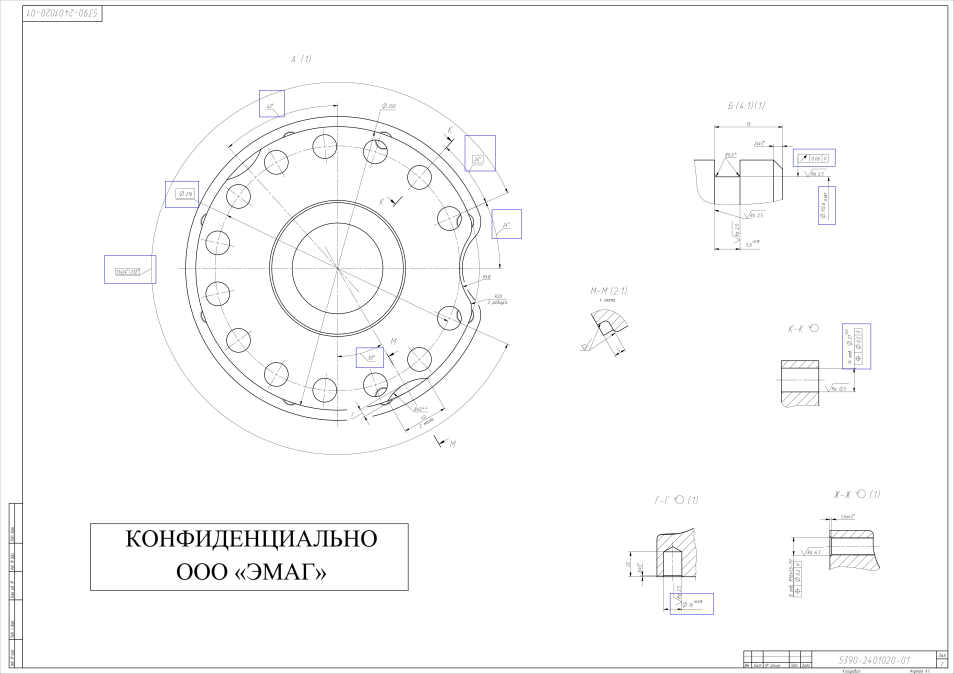
#> input picture finetune/labeling/train/10-2_page_4_png.rf.u7UyacjT1qJ2Rcuj33dO.jpg, 4768 x 3368 px (shown at 1/5 size)
$ python -i gen_real_augment_preview.py   (imports and definitions only)
#> lines starting #> are read from the running program, lines starting #| are printed output that depends on the picture
#> further down, picture is the input picture: PIL image 4768x3368 RGB; mean R, G, B 250.6, 250.6, 250.8
"""
실라벨 이미지 기반 증강 프리뷰 (text-swap + 회전 + 포토메트릭)
================================================================
1번 증강(실라벨 15장에 증강 적용) — ###ZONE:DRAWING### 태그로 구분된
도면영역(drawing_items)에서만 text-swap 대상 뽑음. 메타데이터(타이틀
블록)는 이미 인식 잘 되는 영역이라 증강 대상에서 제외([[zone_utils]]).

이번 실행: 15장 중 2장 랜덤으로 뽑아 시험 — 스케일업 전 검증용.

text-swap: 원본 crop에서 글자 지우고(흰색 채움) 같은 카테고리의
새 텍스트를 비슷한 크기로 다시 그림 — 실제 배경/레이아웃은 유지한
채 내용만 다양화(예전에 합의한 SynthText 스타일 기법).
원근증강은 제외(사용자 확인: 실제 각도사진 없음 -> 근거없는 왜곡).

출력: finetune/real_augment_preview/preview.png
"""

import json
import random
import re
from pathlib import Path
from PIL import Image, ImageDraw, ImageFont, ImageFilter, ImageEnhance

from zone_utils import split_zone
from gen_line_noise_rec import draw_through_line, draw_stub

# [1 line not run here, left out]

LABEL_FILE = Path('finetune/labeling/train/Label.txt')
IMG_DIR = Path('finetune/labeling/train')
OUT_DIR = Path('finetune/real_augment_preview')

FONT_PATHS = [r'C:\Windows\Fonts\arial.ttf', r'C:\Windows\Fonts\calibri.ttf']
SEGUISYM = r'C:\Windows\Fonts\seguisym.ttf'
SEGUISYM_ONLY = set('⏤⏥⌭∥⊥▽⌀∅①②③④⑤⑥Ⓐ↧')
DATUM_LETTERS = list('ABCDEF')
CIRCLED = list('①②③④⑤⑥')


# [4 lines left out: function get_font, not called in this run]


# (판별 정규식, swap 함수) 순서대로 검사 — 먼저 매치되는 카테고리로 처리.
# 매치 안 되면 스킵(제네릭 영어 텍스트/타이틀블록 문구 등은 대상 아님).
def _rand_num(lo=1, hi=200):
    return str(random.randint(lo, hi))


# [33 lines left out: functions _rand_decimal_like, _swap_tolerance, _normalize_diam, not called in this run]


CATEGORIES = [
    (re.compile(r'^\d+x[øØΦφ]\d+$|^\d+-[øØΦφ]\d+$'),
     lambda t: re.sub(r'\d+', lambda m: _rand_num(2, 30), _normalize_diam(t), count=2)),
    (re.compile(r'^[øØΦφ]\d+([.,]\d+)?( H\d)?$'),
     lambda t: re.sub(r'\d+([.,]\d+)?', lambda m: _rand_num(1, 200), _normalize_diam(t), count=1)),
    (re.compile(r'^R\d+( REF)?$'),
     lambda t: f'R{_rand_num(1, 99)}' + (' REF' if t.endswith('REF') else '')),
    (re.compile(r'^\d+ REF$'), lambda t: f'{_rand_num(1, 99)} REF'),
    (re.compile(r'^M\d+(x[\d.]+)?$'),
     lambda t: re.sub(r'^M\d+', f'M{random.choice([3,4,5,6,8,10,12])}', t)),
    (re.compile(r'±'), _swap_tolerance),
    (re.compile(r'^\d+[.,]\d+$'), _rand_decimal_like),
    # 단순 정수만 있는 패턴은 실측 baseline이 이미 거의 100%라 증강 대상에서 제외
    # (사용자 확인: "단순 숫자만 있는건 학습할 이유가 없어"). 기호 붙은 패턴들에
    # 슬롯을 몰아주려고 의도적으로 뺌 — 위쪽 카테고리(ø/R/M/±/데시멀 등)에서
    # 이미 잡히지 않은 순수 정수(예: '35', '50')는 스왑 대상에서 제외됨.
    (re.compile(r'^\d+/\d+$'), lambda t: f'{random.randint(1,63)}/{random.choice([4,8,16,32,64])}'),
    (re.compile(r'^\d+°$|^\d+\.\d+°$'), lambda t: f'{_rand_num(1, 90)}°'),
    (re.compile(r'^\d+:\d+$'), lambda t: f'{random.randint(1,5)}:{random.randint(1,5)}'),
    (re.compile(r'^[A-F]$'), lambda t: random.choice(DATUM_LETTERS)),
    (re.compile(r'^[①②③④⑤⑥]$'), lambda t: random.choice(CIRCLED)),
    (re.compile(r'^CH \d+$'), lambda t: f'CH {_rand_num(1, 20)}'),
    (re.compile(r'^\(\d+[.,]?\d*\)$'), lambda t: f'({_rand_num(1, 200)})'),
]


# [68 lines left out: functions swap_text, add_adjacent_fragment, erase_and_redraw, not called in this run]


def apply_rotation_photometric(img):
    """회전(스캔기울기~완전회전 섞음) + 포토메트릭(밝기/대비/블러) 적용."""
    angle = random.choices([None, 90, 270], weights=[0.4, 0.3, 0.3])[0]
    if angle is None:
        angle = random.uniform(-6, 6)
    rotated = img.rotate(angle, expand=True, fillcolor=(255, 255, 255), resample=Image.BICUBIC)
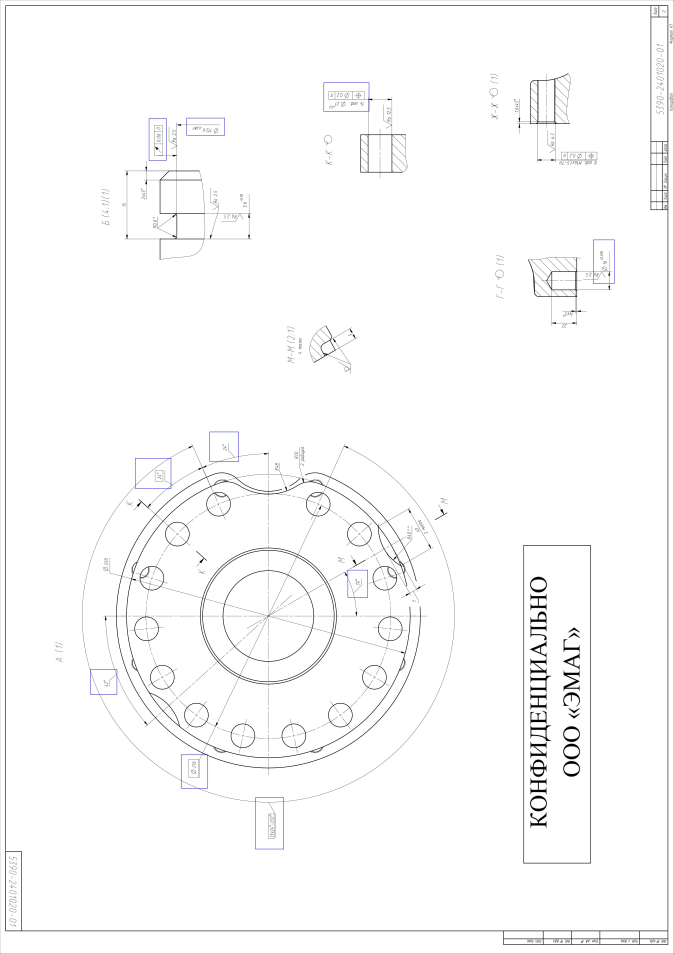
#> rotated: PIL image 3368x4768 RGB (shown at 1/5 size); mean R, G, B 250.6, 250.6, 250.8

    if random.random() < 0.5:
        rotated = rotated.filter(ImageFilter.GaussianBlur(radius=random.uniform(0.3, 1.0)))
    rotated = ImageEnhance.Brightness(rotated).enhance(random.uniform(0.85, 1.15))
    rotated = ImageEnhance.Contrast(rotated).enhance(random.uniform(0.85, 1.2))
    return rotated, angle


# [62 lines left out: functions get_bbox, main, not called in this run]


# [2 lines not run here, left out]

>>> from PIL import Image
>>> picture = Image.open('labeling/train/10-2_page_4_png.rf.u7UyacjT1qJ2Rcuj33dO.jpg')
>>> result = apply_rotation_photometric(picture)

$ run again, on finetune/labeling/train/Slide8_PNG_jpg.rf.dNMpv3FaJC48xE285lgS.jpg
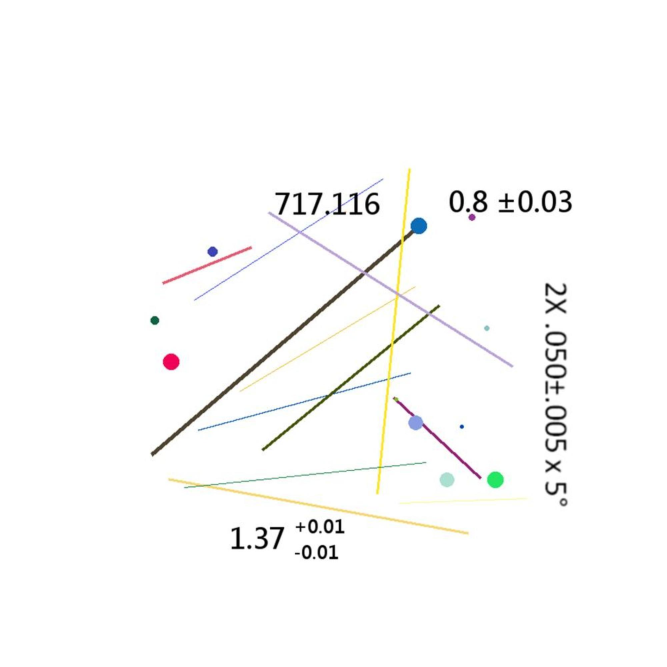
#> input picture finetune/labeling/train/Slide8_PNG_jpg.rf.dNMpv3FaJC48xE285lgS.jpg, 2000 x 2000 px (shown at 1/3 size)
#> picture is the input picture: PIL image 2000x2000 RGB; mean R, G, B 251.1, 251, 250.4
#> in apply_rotation_photometric, `rotated = img.rotate(angle, expand=True, fillcolor=(255, 255, 255), re..`:
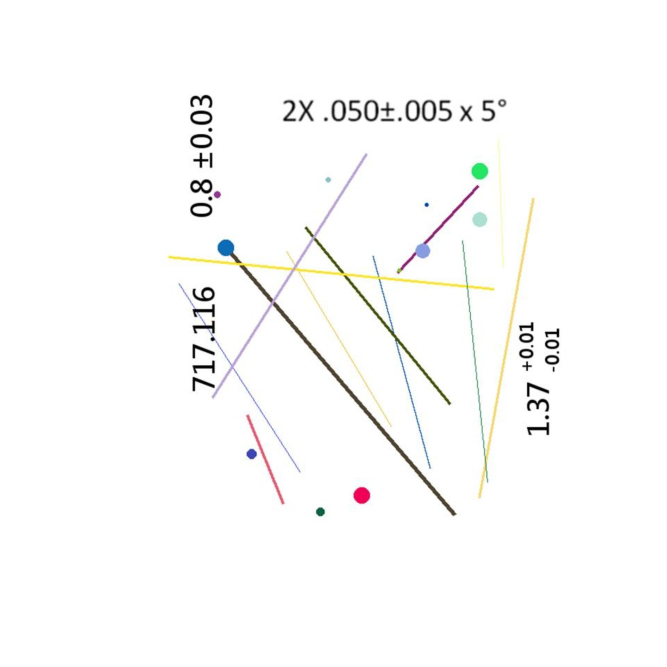
#> rotated: PIL image 2000x2000 RGB (shown at 1/3 size); mean R, G, B 251.1, 251, 250.4

$ run again, on finetune/labeling/train/UVW_0001_page_12_png.rf.66yjwBzbJIntBtA2ElX2.jpg
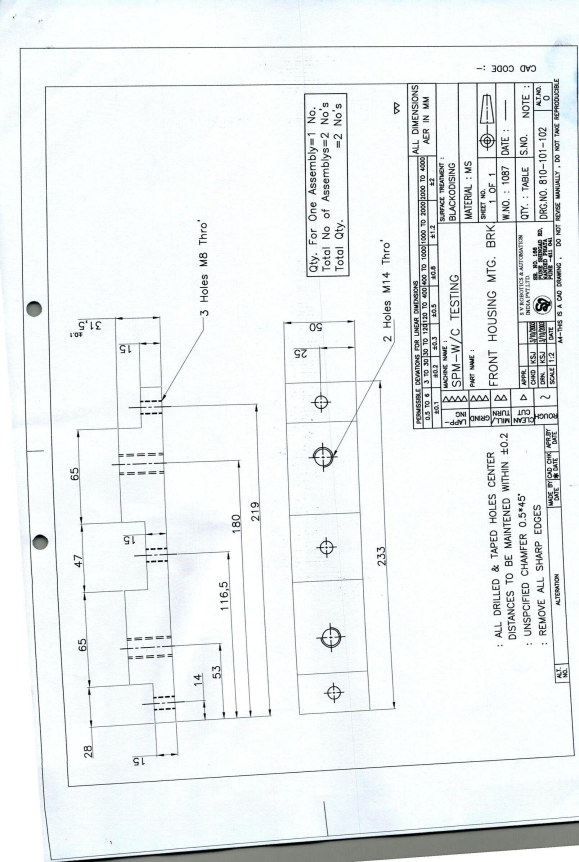
#> input picture finetune/labeling/train/UVW_0001_page_12_png.rf.66yjwBzbJIntBtA2ElX2.jpg, 1737 x 2586 px (shown at 1/3 size)
#> picture is the input picture: PIL image 1737x2586 RGB; mean R, G, B 236.5, 240.2, 240.7
#> in apply_rotation_photometric, `rotated = img.rotate(angle, expand=True, fillcolor=(255, 255, 255), re..`:
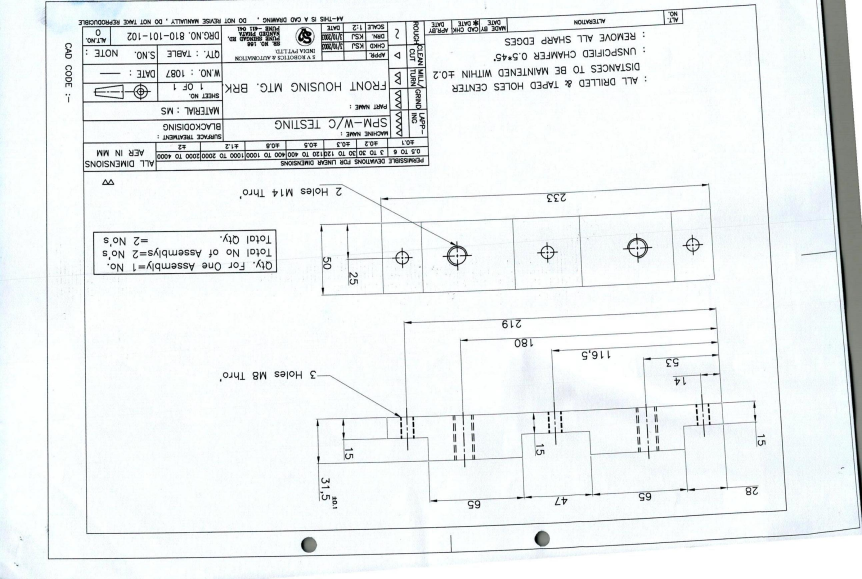
#> rotated: PIL image 2586x1737 RGB (shown at 1/3 size); mean R, G, B 236.5, 240.2, 240.7
#> in apply_rotation_photometric, `rotated = ImageEnhance.Brightness(rotated).enhance(random.uniform(0.85..`:
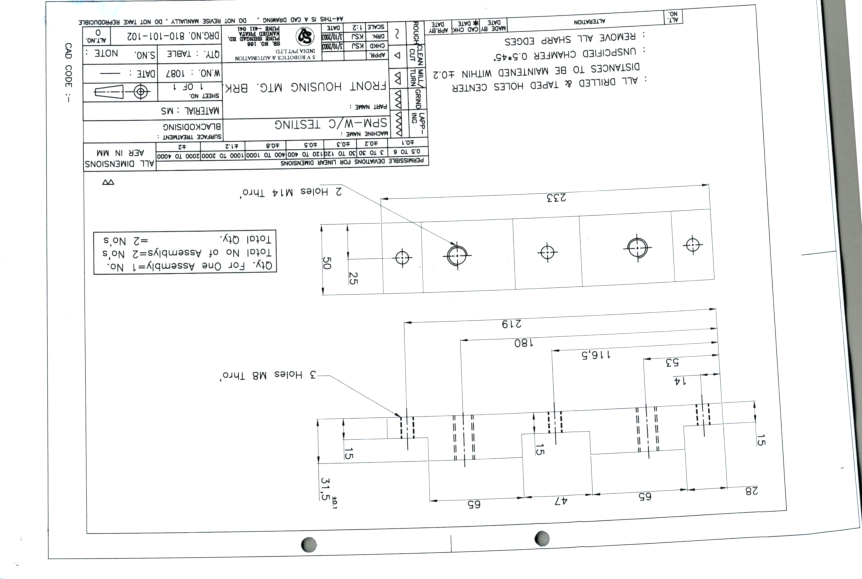
#> rotated: PIL image 2586x1737 RGB (shown at 1/3 size); mean R, G, B 244.4, 244.9, 244.9

$ run again, on finetune/labeling/train/V01-080-0001_page_1_png.rf.tQ9neYYbkywLqsBXqedm.jpg
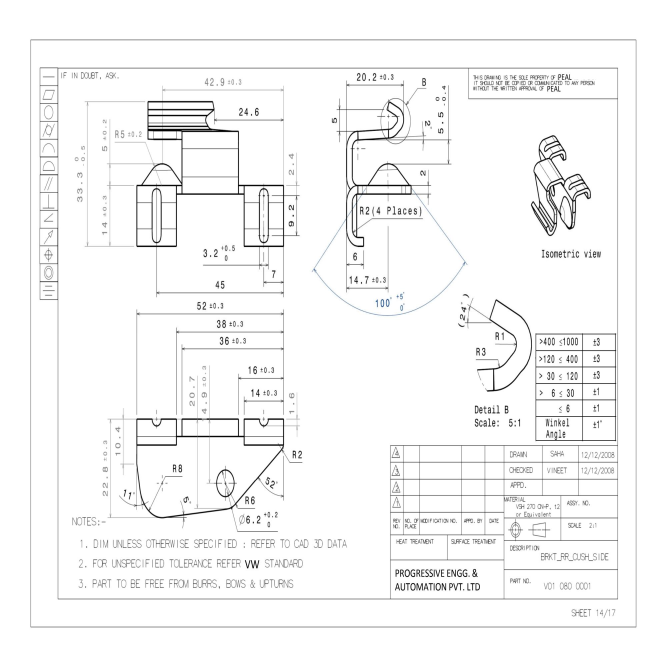
#> input picture finetune/labeling/train/V01-080-0001_page_1_png.rf.tQ9neYYbkywLqsBXqedm.jpg, 2000 x 2000 px (shown at 1/3 size)
#> picture is the input picture: PIL image 2000x2000 RGB; mean R, G, B 246.9, 247, 247
#> in apply_rotation_photometric, `rotated = img.rotate(angle, expand=True, fillcolor=(255, 255, 255), re..`:
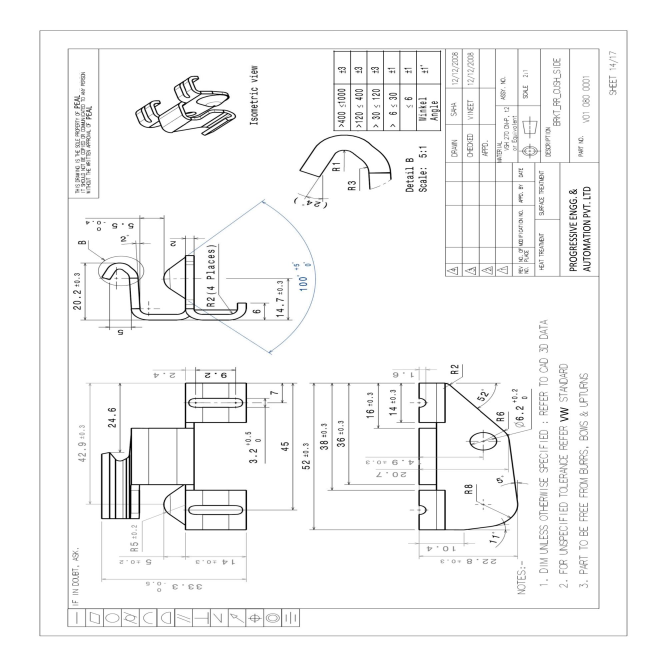
#> rotated: PIL image 2000x2000 RGB (shown at 1/3 size); mean R, G, B 246.9, 247, 247
